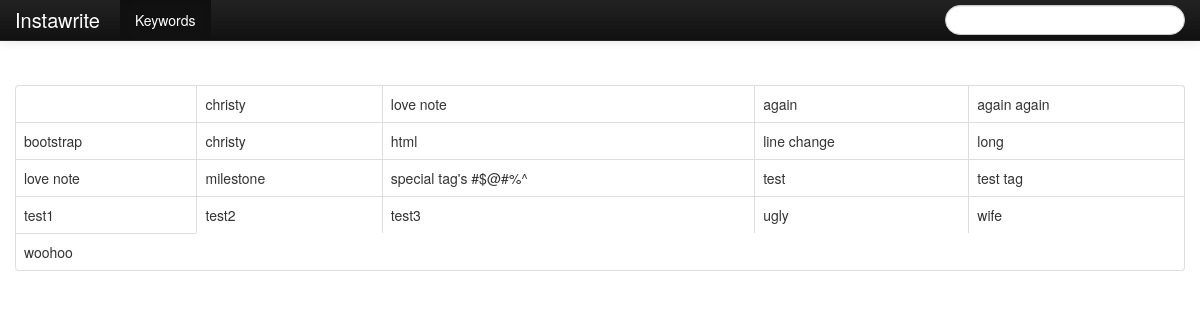
Page /keywords.php on the committed database.
### tables this page shows
CREATE TABLE IF NOT EXISTS `tag` (
  `tag_id` bigint(20) NOT NULL AUTO_INCREMENT,
  `tag_name` varchar(50) NOT NULL,
  `tag_time` timestamp NOT NULL DEFAULT CURRENT_TIMESTAMP COMMENT 'Tag creation time',
  PRIMARY KEY (`tag_id`)
);

### base_function.php (the view, shortened to what this page needs)
<?php
function f_displayAllTags()
{
    $column = 5;
    $counter = 1;
    $result = mysql_query("select tag_name from tag order by tag_name") or die(mysql_error());
    while($row = mysql_fetch_array($result))
    {
        if($counter%$column == 1) echo "<tr>";
        $tag_name = $row['tag_name'];
        $tag_name = stripslashes($tag_name);
        echo "<td>$tag_name</td>";
        if($counter%$column ==0)echo "</tr>";
        $counter++;
    }
}
?>

### keywords.php (shortened to what this page needs)
<?php
    require_once 'base_function.php';
?>
<!DOCTYPE html>
<html>
    <head>
        <link href="css/bootstrap.css" rel="stylesheet">
        <link href="css/bootstrap-responsive.css" rel="stylesheet">
        <link href='css/instawrite-new.css' rel='stylesheet'>
    </head>
    <body>
        <div class="navbar navbar-fixed-top navbar-inverse">
            <div class="navbar-inner">
                <div class="container">
                    <a class="brand" href="index-nav.php">Instawrite</a>
                        <ul class="nav">
                          <li class="active"><a href="keywords.php">Keywords</a></li>
                        </ul>
                        <form class="navbar-form pull-right">
                            <input type="text" class="input-large search-query">
                        </form>
                </div>
            </div>
        </div>
        <div id="keywords" class="container">
            <table class="table table-bordered">
                <tbody>
                    <?php f_displayAllTags() ?>
                </tbody>
            </table>
        </div>
    </body>
</html>

### css/instawrite-new.css (style rules this page uses)
body { font-weight:200; padding-top:65px; }
.navbar { margin-bottom: 0; }
#keywords { padding-top:20px; }

### rows in the picture
tag: tag_name "christy"
tag: tag_name "love note"
tag: tag_name "again"
tag: tag_name "again again"
tag: tag_name "bootstrap"
tag: tag_name "christy"
tag: tag_name "html"
tag: tag_name "line change"
tag: tag_name "long"
tag: tag_name "love note"
tag: tag_name "milestone"
tag: tag_name "special tag's #$@#%^"
tag: tag_name "test"
tag: tag_name "test tag"
tag: tag_name "test1"
tag: tag_name "test2"
tag: tag_name "test3"
tag: tag_name "ugly"
tag: tag_name "wife"
tag: tag_name "woohoo"
